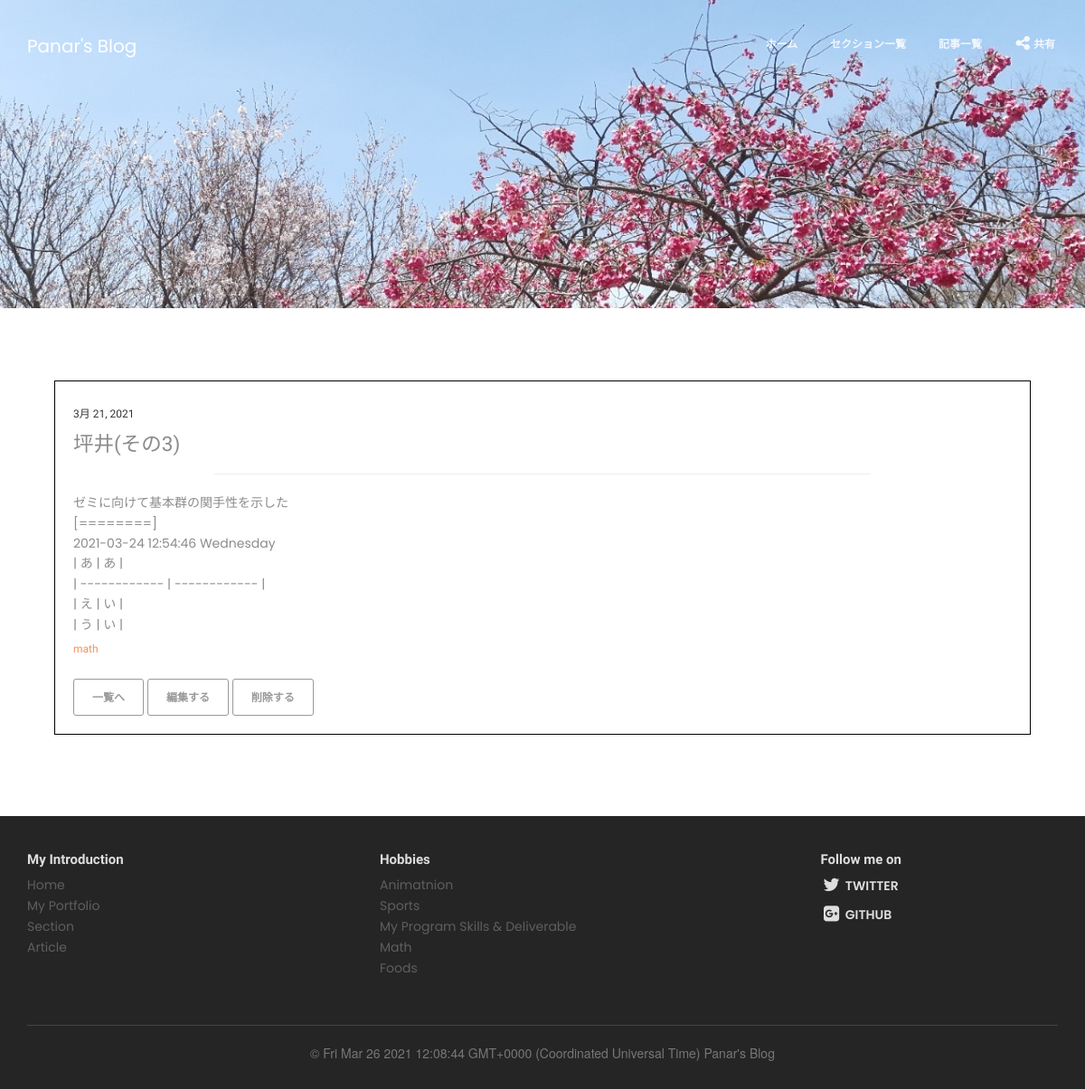
Screenshot of /detail/10 with the database file from the repository.
### blogpost/models.py (models this page shows, shortened)
class BlogModel(models.Model):
    title = models.CharField(max_length=100)
    content = MDTextField()
    postdate = models.DateField(auto_now_add=True)
    editdate = models.DateField(auto_now=True)
    category = models.CharField(
        max_length=50,
        choices = CATEGORY
    )

### blogpost/views.py (the view)
# urls.py: path('detail/<int:pk>', BlogDetail.as_view(), name='detail'),
class BlogDetail(DetailView):
    template_name = 'detail.html'
    model = BlogModel

### blogpost/templatetags/markdown_extras.py (called while the page is built)
@register.filter()
@stringfilter
def markdown(value):
    return md.markdown(value, extensions=['markdown.extensions.fenced_code'])

### templates/detail.html
{% extends 'base.html' %}
{% block header %}
  <img src="../static/img/桜.jpg" class="img-fluid" style="max-width: 100%; , height: auto; ">
{% endblock header %}
{% block content %}
    <div class="card card-blog card-plain" style="padding:5%;">
        <div class="content" style="padding:20px; border: solid 1px black;">
            <h6 class="card-date">{{object.postdate}}</h6>
            <a class="card-title"><h3>{{object.title}}</h3></a>
            <hr class="info" style="width:70%;">
            {% load markdown_extras %}
            <a class="card-title"><h4>{{object.content | markdown | safe | linebreaks | urlize}}</h4></a>
            <h6 class="card-category text-warning">{{object.category}}</h6>
            <a href="{% url 'home' %}#article" class="btn btn-primary">一覧へ</a>
            <a href="{% url 'update' object.pk %}" class="btn btn-primary">編集する</a>
            <a href="{% url 'delete' object.pk %}" class="btn btn-primary">削除する</a>
        </div>
    </div>
{% endblock content %}

### rows the page displays
BlogModel: postdate "3月 21, 2021", title "坪井(その3)", content "ゼミに向けて基本群の関手性を示した [========] 2021-03-24 12:54:46 Wednesday | あ | あ | | ------------ | ------------ | | え | い | | う | い |", category "math"
